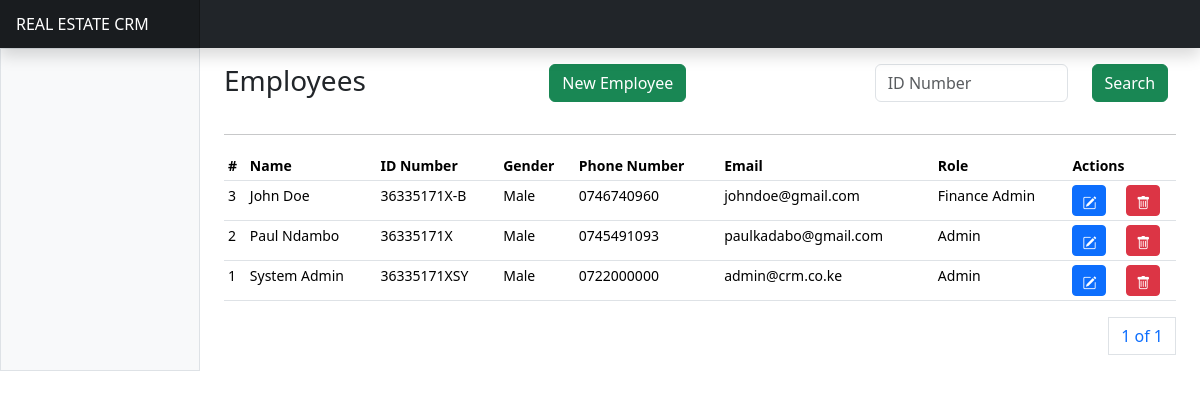
/users/employees/, run on the app's committed database.
### apps/users/models.py (models this page shows, shortened)
class User(AbstractUser, AbstractBaseModel):
    role = models.CharField(choices=ROLE_CHOICES, max_length=32)
    phone_number = models.CharField(max_length=255)
    id_number = models.CharField(max_length=255, null=True)
    kra_pin = models.CharField(max_length=255, null=True)
    gender = models.CharField(max_length=255)
    position = models.CharField(max_length=255, null=True)
    address = models.CharField(max_length=255, null=True)
    city = models.CharField(max_length=255, null=True)
    country = models.CharField(max_length=255, null=True)
    def name(self):
        if not self.first_name and self.last_name:
            return self.username
        else:
            return f"{self.first_name} {self.last_name}"

### apps/users/staff/views.py (the view)
# urls.py: path("employees/", staff, name="employees"),
def staff(request):
    employees = User.objects.all().order_by("-created")
    if request.method == "POST":
        id_number = request.POST.get("id_number")
        employees = User.objects.filter(id_number=id_number)
    paginator = Paginator(employees, 10)
    page_number = request.GET.get("page")
    page_obj = paginator.get_page(page_number)
    context = {"page_obj": page_obj, "user_roles": USER_ROLES}
    return render(request, "staff/staff.html", context)

### templates/staff/staff.html (shortened to what this page needs)
{% extends "base.html" %}
{% block content %}
<div class="row">
    <div class="col-4">
        <h3>Employees</h3>
    </div>
    <div class="col-4">
        <a class="btn btn-success" data-bs-toggle="modal" data-bs-target="#newStaffModal">New Employee</a>
    </div>
    <div class="col-4">
      <form method="POST">
        <div class="input-group mb-3">
          <div class="row">
            <div class="col-8">
              <input type="text" class="form-control" name="id_number" id="id_number" placeholder="ID Number" >
            </div>
            <div class="col-4">
              <button class="btn btn-success">Search</button>
            </div>
          </div>
        </div>
      </form>
    </div>
</div>
<hr/>
      <div class="table-responsive small">
        <table class="table table-sm">
          <thead>
            <tr>
              <th scope="col">#</th>
              <th scope="col">Name</th>
              <th scope="col">ID Number</th>
              <th scope="col">Gender</th>
              <th scope="col">Phone Number</th>
              <th scope="col">Email</th>
              <th scope="col">Role</th>
              <th scope="col" colspan="2">Actions</th>
            </tr>
          </thead>
          <tbody>
            {% for staff in page_obj %}
            <tr>
              <td>{{staff.id}}</td>
              <td>{{staff.name}}</td>
              <td>{{staff.id_number}}</td>
              <td>{{staff.gender}}</td>
              <td>{{staff.phone_number}}</td>
              <td>{{staff.email}}</td>
              <td>{{staff.role}}</td>
              <td><a class="btn btn-primary btn-sm" data-bs-toggle="modal" data-bs-target="#editStaffModal{{ staff.id }}">
                <i class="bi bi-pencil-square"></i>
              </a></td>
              <td><a class="btn btn-danger btn-sm" data-bs-toggle="modal" data-bs-target="#deleteStaffModal{{ staff.id }}">
                <i class="bi bi-trash"></i>
              </a></td>
            </tr>
            {% endfor %}
          </tbody>
        </table>
        <div>
          <nav aria-label="Page navigation example">
            <ul class="pagination justify-content-end">
              <a class="page-link" href="#">{{ page_obj.number }} of {{ page_obj.paginator.num_pages }}</a>
            </ul>
          </nav>
        </div>
      </div>
{% endblock content %}

### static/dashboard.css (style rules this page uses)
.bi { display: inline-block; width: 1rem; height: 1rem; }

### templates/base.html (style rules this page uses)
.bi { vertical-align: -.125em; fill: currentColor; }

### data on the page
User: id "3", name "John Doe", id_number "36335171X-B", gender "Male", phone_number "0746740960", email "johndoe@gmail.com", role "Finance Admin"
User: id "2", name "Paul Ndambo", id_number "36335171X", gender "Male", phone_number "0745491093", email "paulkadabo@gmail.com", role "Admin"
User: id "1", name "System Admin", id_number "36335171XSY", gender "Male", phone_number "0722000000", email "admin@crm.co.ke", role "Admin"

### other printed values
{{ page_obj.number }} "1"
{{ page_obj.paginator.num_pages }} "1"
